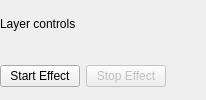
<?xml version="1.0" encoding="UTF-8"?>
<ui version="4.0">
 <class>EffectLayerBanner</class>
 <widget class="QWidget" name="EffectLayerBanner">
  <layout class="QVBoxLayout" name="verticalLayout">
   <property name="spacing">
    <number>4</number>
   </property>
   <property name="leftMargin">
    <number>0</number>
   </property>
   <property name="topMargin">
    <number>0</number>
   </property>
   <property name="rightMargin">
    <number>0</number>
   </property>
   <property name="bottomMargin">
    <number>0</number>
   </property>
   <item>
    <widget class="QLabel" name="layerHeadingLabel">
     <property name="text">
      <string>Layer controls</string>
     </property>
    </widget>
   </item>
   <item>
    <widget class="QWidget" name="transportContainer">
     <layout class="QHBoxLayout" name="transportLayout">
      <property name="spacing">
       <number>6</number>
      </property>
      <property name="leftMargin">
       <number>0</number>
      </property>
      <property name="topMargin">
       <number>0</number>
      </property>
      <property name="rightMargin">
       <number>0</number>
      </property>
      <property name="bottomMargin">
       <number>0</number>
      </property>
      <item>
       <widget class="QPushButton" name="startEffectButton">
        <property name="text">
         <string>Start Effect</string>
        </property>
       </widget>
      </item>
      <item>
       <widget class="QPushButton" name="stopEffectButton">
        <property name="enabled">
         <bool>false</bool>
        </property>
        <property name="text">
         <string>Stop Effect</string>
        </property>
       </widget>
      </item>
      <item>
       <spacer name="transportSpacer">
        <property name="orientation">
         <enum>Qt::Horizontal</enum>
        </property>
        <property name="sizeHint" stdset="0">
         <size>
          <width>40</width>
          <height>20</height>
         </size>
        </property>
       </spacer>
      </item>
     </layout>
    </widget>
   </item>
  </layout>
 </widget>
 <resources/>
 <connections/>
</ui>
